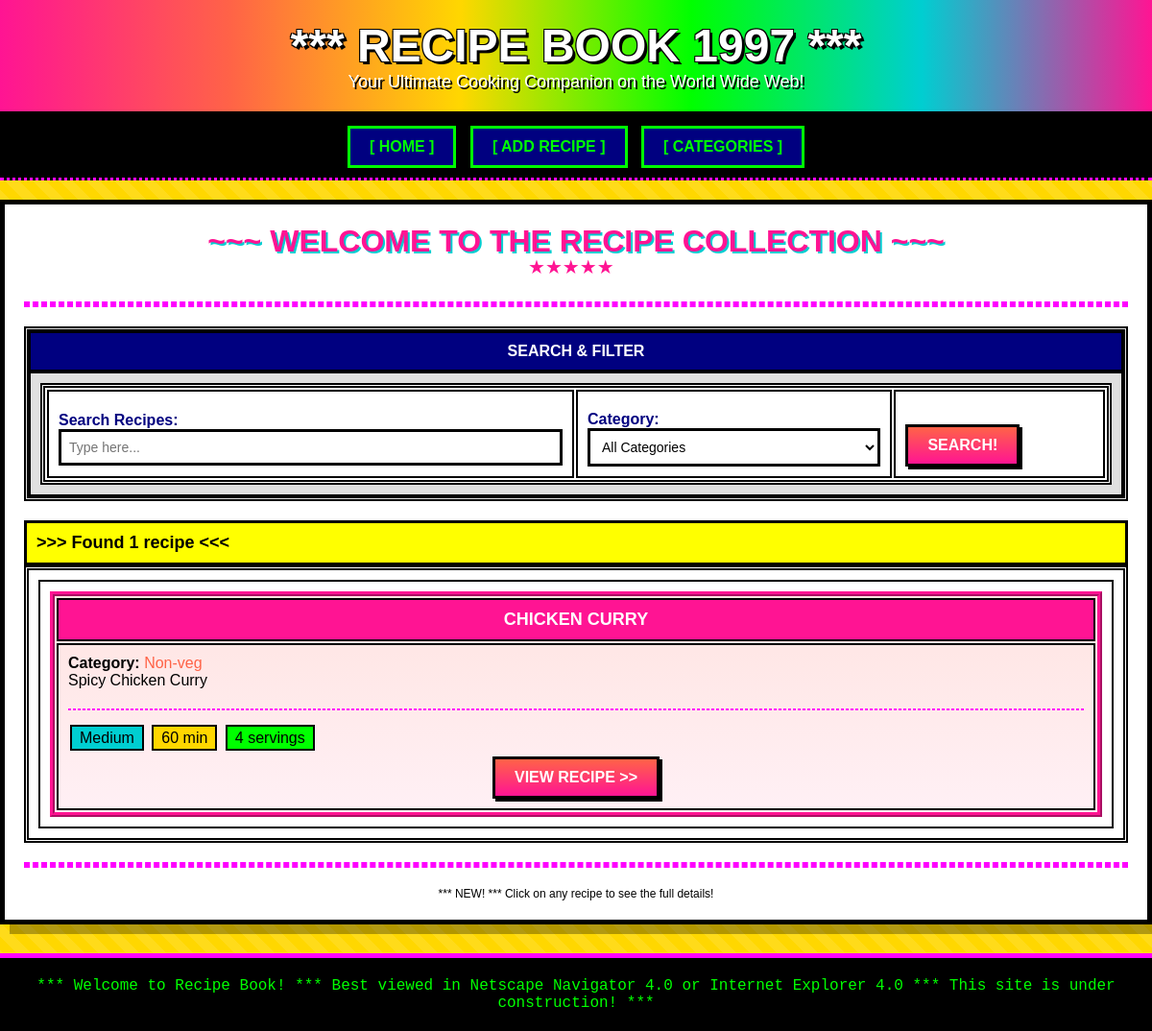
The page / on the database its author committed.
### recipes/models.py (models this page shows, shortened)
class Recipe(models.Model):
    DIFFICULTY_CHOICES = [
        ('easy', 'Easy'),
        ('medium', 'Medium'),
        ('hard', 'Hard'),
    ]
    title = models.CharField(max_length=200)
    category = models.ForeignKey(Category, on_delete=models.CASCADE, related_name='recipes')
    description = models.TextField(help_text="Brief description of the recipe")
    ingredients = models.TextField(help_text="List all ingredients (one per line)")
    instructions = models.TextField(help_text="Step-by-step cooking instructions")
    prep_time = models.IntegerField(help_text="Preparation time in minutes")
    cook_time = models.IntegerField(help_text="Cooking time in minutes")
    servings = models.IntegerField(default=4, help_text="Number of servings")
    difficulty = models.CharField(max_length=10, choices=DIFFICULTY_CHOICES, default='medium')
    created_at = models.DateTimeField(default=timezone.now)
    updated_at = models.DateTimeField(auto_now=True)
    class Meta:
        ordering = ['-created_at']
    @property
    def total_time(self):
        return self.prep_time + self.cook_time

class Category(models.Model):
    name = models.CharField(max_length=100, unique=True)
    description = models.TextField(blank=True, null=True)
    created_at = models.DateTimeField(default=timezone.now)
    class Meta:
        verbose_name_plural = "Categories"
        ordering = ['name']

### recipes/views.py (the view)
# urls.py: 2. Add a URL to urlpatterns:  path('', views.home, name='home')
def home(request):
    search_query = request.GET.get('search', '')
    category_filter = request.GET.get('category', '')
    recipes = Recipe.objects.all()
    if search_query:
        recipes = recipes.filter(
            Q(title__icontains=search_query) |
            Q(description__icontains=search_query) |
            Q(ingredients__icontains=search_query)
        )
    if category_filter:
        recipes = recipes.filter(category__id=category_filter)
    categories = Category.objects.all()
    context = {
        'recipes': recipes,
        'categories': categories,
        'search_query': search_query,
        'selected_category': category_filter,
    }
    return render(request, 'recipes/home.html', context)

### templates/recipes/home.html (shortened to what this page needs)
{% extends 'base.html' %}
{% block content %}
<center>
    <h1>~~~ WELCOME TO THE RECIPE COLLECTION ~~~</h1>
    <img alt="stars">
</center>
<hr>
<table cellpadding="10" cellspacing="0" style="margin: 20px 0; background: #E0E0E0;">
    <tr>
        <td colspan="3" bgcolor="#000080" style="color: #FFF; font-weight: bold; text-align: center;">
            SEARCH & FILTER
        </td>
    </tr>
    <tr>
        <td colspan="3">
            <form method="get">
                <table width="100%" cellpadding="5">
                    <tr>
                        <td width="50%">
                            <label>Search Recipes:</label>
                            <input type="text" name="search" value="{{ search_query }}" placeholder="Type here...">
                        </td>
                        <td width="30%">
                            <label>Category:</label>
                            <select name="category">
                                <option value="">All Categories</option>
                            </select>
                        </td>
                        <td width="20%" style="vertical-align: bottom;">
                            <button type="submit" class="btn">SEARCH!</button>
                        </td>
                    </tr>
                </table>
            </form>
        </td>
    </tr>
</table>
<p style="font-size: 18px; font-weight: bold; background: #FFFF00; padding: 10px; border: 3px solid #000;">
    >>> Found {{ recipes.count }} recipe{{ recipes.count|pluralize }} <<<
</p>
{% if recipes %}
<table width="100%" cellpadding="10" cellspacing="10">
    <tr>
        {% for recipe in recipes %}
        <td width="33%" valign="top">
            <table width="100%" cellpadding="10" style="background: linear-gradient(to bottom, #FFE4E1, #FFF0F5); border: 5px ridge #FF1493;">
                <tr>
                    <td bgcolor="#FF1493" style="color: #FFF; font-weight: bold; text-align: center; font-size: 18px;">
                        {{ recipe.title|upper }}
                    </td>
                </tr>
                <tr>
                    <td>
                        <p><b>Category:</b> <span style="color: #FF6347;">{{ recipe.category.name }}</span></p>
                        <p>{{ recipe.description|truncatewords:15 }}</p>
                        <hr style="border: 1px dashed #FF00FF;">
                        <p>
                            <span style="background: #00CED1; padding: 3px 8px; border: 2px solid #000; margin: 2px;">{{ recipe.get_difficulty_display }}</span>
                            <span style="background: #FFD700; padding: 3px 8px; border: 2px solid #000; margin: 2px;">{{ recipe.total_time }} min</span>
                            <span style="background: #00FF00; padding: 3px 8px; border: 2px solid #000; margin: 2px;">{{ recipe.servings }} servings</span>
                        </p>
                        <center>
                            <a href="{% url 'recipe_detail' recipe.pk %}" class="btn" style="margin-top: 10px;">VIEW RECIPE >></a>
                        </center>
                    </td>
                </tr>
            </table>
        </td>
        {% endfor %}
    </tr>
</table>
{% endif %}
<hr>
<center>
    <p style="font-size: 12px;">
        <blink>*** NEW! ***</blink> Click on any recipe to see the full details!
    </p>
</center>
{% endblock %}

### templates/base.html (style rules this page uses)
* { margin: 0; padding: 0; box-sizing: border-box; }
body { background: #ffd700; font-family: "Comic Sans MS", "Arial", sans-serif; color: #000; min-height: 100vh; background-image: repeating-linear-gradient( 45deg, transparent, transparent 10px, rgba(255, 255, 255, 0.1) 10px, rgba(255, 255, 255, 0.1) 20px ); }
h1, h2, h3 { color: #ff1493; text-shadow: 2px 2px 0 #00ced1; }
.btn { background: linear-gradient(to bottom, #ff6347, #ff1493); color: #ffffff; border: 3px solid #000; padding: 10px 20px; font-weight: bold; font-size: 16px; cursor: pointer; text-decoration: none; display: inline-block; box-shadow: 3px 3px 0 #000; }
hr { border: 3px dashed #ff00ff; margin: 20px 0; }
input[type="text"], input[type="number"], select, textarea { border: 3px solid #000; padding: 8px; font-family: "Comic Sans MS", Arial; font-size: 14px; width: 100%; background: #fff; }
label { font-weight: bold; color: #000080; margin-top: 10px; display: block; }
table { border: 5px double #000; width: 100%; background: #fff; }
td, th { border: 2px solid #000; padding: 10px; }

### rows shown on the page
Recipe: title "CHICKEN CURRY", category.name "Non-veg", description "Spicy Chicken Curry", difficulty "Medium", total_time "60", servings "4"

### other values the page prints
{{ recipes.count }} "1"
